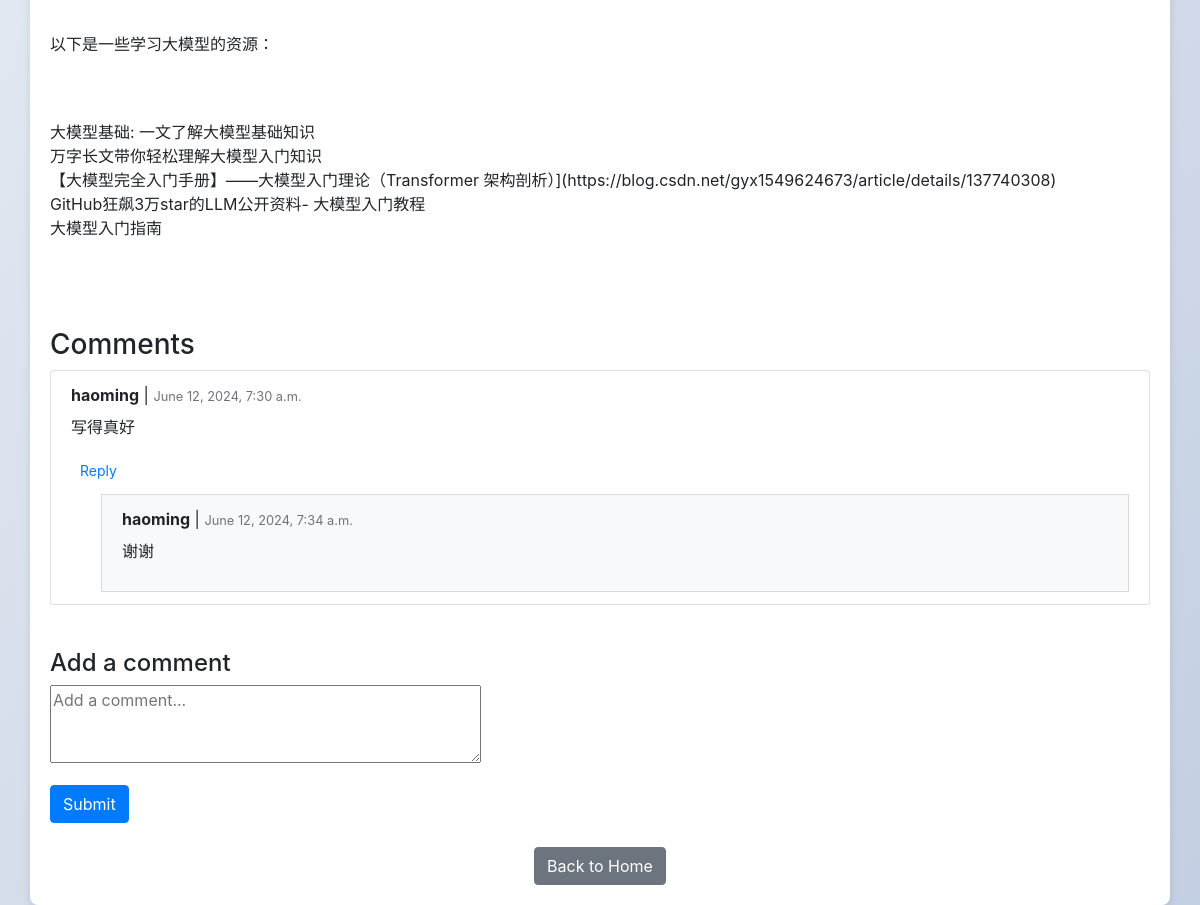
The app's page /article/4/ (lower part), older data.
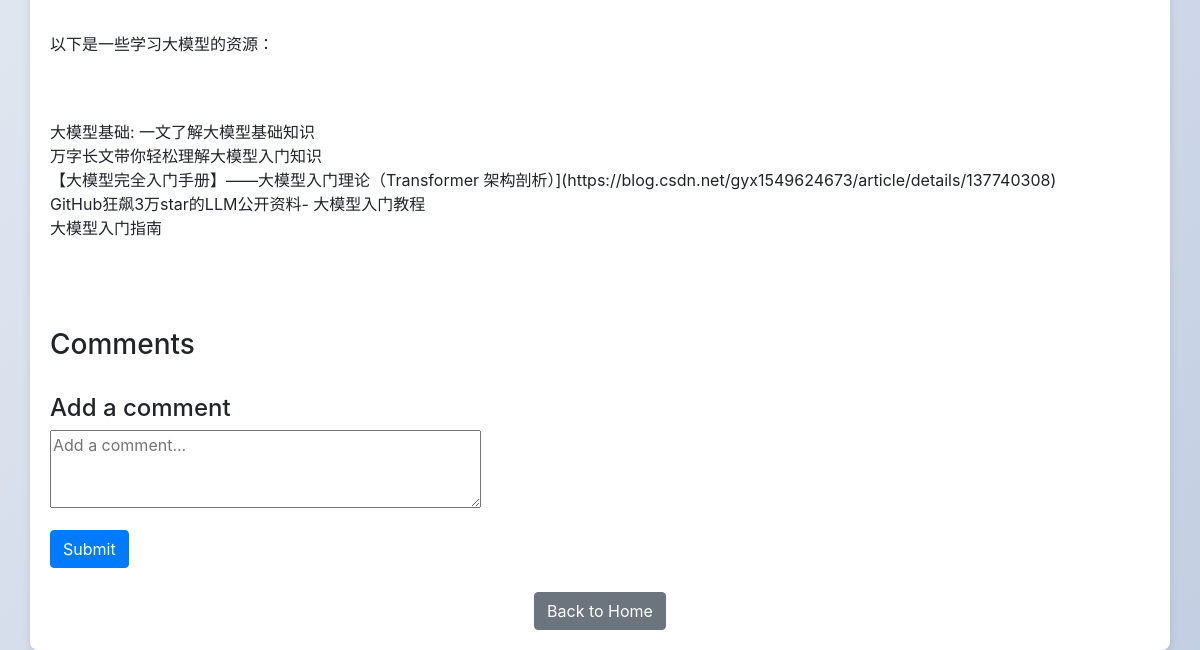
The same page, newer data.
### app01/models.py (models this page shows, shortened)
class Comment(models.Model):
    article = models.ForeignKey(Article, related_name='comments', on_delete=models.CASCADE)
    author = models.ForeignKey(User, on_delete=models.CASCADE)
    content = models.TextField()
    publish_time = models.DateTimeField(auto_now_add=True)
    parent = models.ForeignKey('self', null=True, blank=True, related_name='replies', on_delete=models.CASCADE)

### app01/views.py (the view)
# urls.py: path('article/<int:article_id>/', views.article_detail, name='article_detail'),
def article_detail(request, article_id):
    article = get_object_or_404(Article, id=article_id)
    comments = article.comments.filter(parent__isnull=True)
    if request.method == 'POST':
        comment_form = CommentForm(request.POST)
        if comment_form.is_valid():
            new_comment = comment_form.save(commit=False)
            new_comment.article = article
            new_comment.author = request.user
            parent_id = request.POST.get('parent_id')
            if parent_id:
                new_comment.parent = Comment.objects.get(id=parent_id)
            new_comment.save()
            return redirect('article_detail', article_id=article.id)
    else:
        comment_form = CommentForm()
    return render(request, 'article_detail.html', {
        'article': article,
        'comments': comments,
        'comment_form': comment_form
    })

### app01/forms.py
class CommentForm(forms.ModelForm):
    class Meta:
        model = Comment
        fields = ['content']
        widgets = {
            'content': forms.Textarea(attrs={'rows': 3, 'placeholder': 'Add a comment...'})
        }

### app01/templates/article_detail.html (shortened to what this page needs)
<!DOCTYPE html>
<html lang="en">
<head>
    <link href="https://maxcdn.bootstrapcdn.com/bootstrap/4.5.2/css/bootstrap.min.css" rel="stylesheet">
    <link href="/static/css/article_detail.css?version=1.1.0" rel="stylesheet">
</head>
<body>
    <div class="container mt-4">
        <div class="article-content mb-5">
            {{ article.content|linebreaks }}
        </div>
        <div class="comments-section">
            <h3>Comments</h3>
            <div class="list-group">
                {% for comment in comments %}
                    <div class="list-group-item comment">
                        <strong>{{ comment.author.username }}</strong> | <small class="text-muted">{{ comment.publish_time }}</small>
                        <p class="mt-2">{{ comment.content }}</p>
                        <button class="btn btn-sm btn-link reply-btn" data-comment-id="{{ comment.id }}">Reply</button>
                        {% for reply in comment.replies.all %}
                            <div class="list-group-item comment-reply bg-light mt-2">
                                <strong>{{ reply.author.username }}</strong> | <small class="text-muted">{{ reply.publish_time }}</small>
                                <p class="mt-2">{{ reply.content }}</p>
                            </div>
                        {% endfor %}
                    </div>
                {% endfor %}
            </div>
            <h4 class="mt-4">Add a comment</h4>
            <form method="POST" action="{% url 'article_detail' article.id %}">
                <div class="form-group">
                    {{ comment_form.content }}
                </div>
                <button type="submit" class="btn btn-primary">Submit</button>
            </form>
        </div>
        <div class="text-center mt-4">
            <a href="{% url 'home' %}" class="btn btn-secondary">Back to Home</a>
        </div>
    </div>
</body>
</html>

Row changes from the older to the newer data that the page shows:
removed Comment: author.username "haoming", publish_time "June 12, 2024, 7:30 a.m.", content "写得真好", shown under "Comments"
removed Comment: author.username "haoming", publish_time "June 12, 2024, 7:34 a.m.", content "谢谢"
